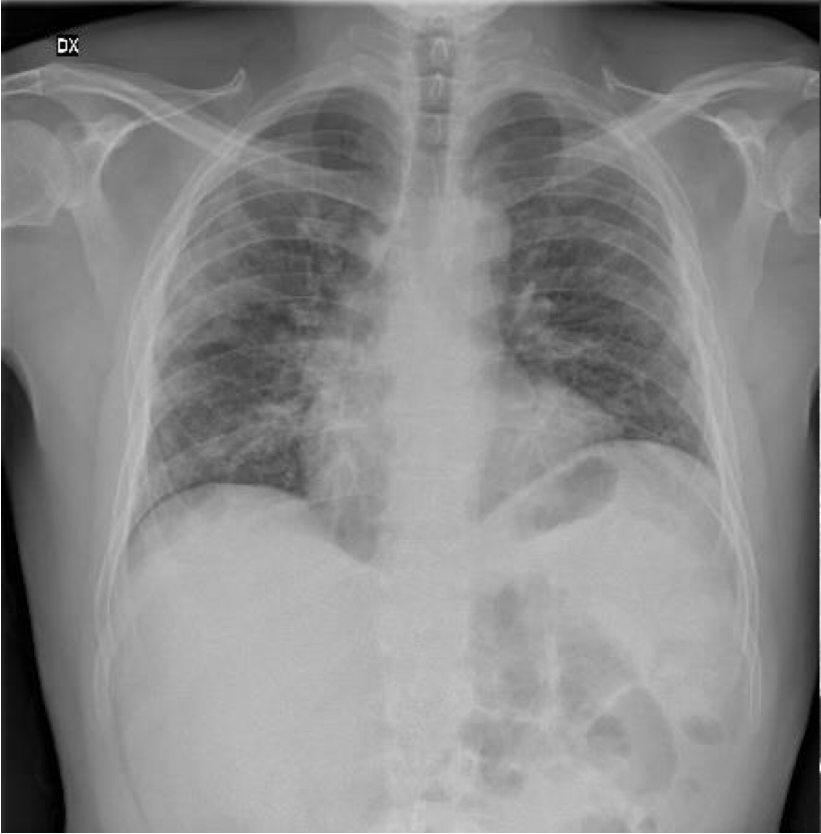
#> input picture Example_images/1312A392-67A3-4EBF-9319-810CF6DA5EF6.jpeg, 1641 x 1668 px, found by its file name (shown at 1/2 size)
$ jupyter execute --allow-errors Decision_Visualization_GradCAM_LRP_ResNet18.ipynb   (older library calls are emulated)
#> lines starting #> are read from the running program, lines starting #| are printed output that depends on the picture
[cell 1]
#!/usr/bin/env python
# coding: utf-8

import matplotlib.pyplot as plt
plt.rcParams['figure.figsize'] = 10,10

from scipy.ndimage.interpolation import zoom
import ResNet
import gradcamutils
import numpy as np
import os
from PIL import Image
import innvestigate

[cell 2]
# use this environment flag to change which GPU to use
os.environ["CUDA_VISIBLE_DEVICES"]= "-1"  # specify which GPU(s) to be used

[cell 3]
def createOrRestoreModel():
    resnet = ResNet.ResNet18((224,224,3),4, False)

    resnet.summary()
    resnet.load_weights("ResNet18_COVID19.h5") #load weights

    model = resnet

    return model

[cell 4]
def readTestImage(img_path):
    img = Image.open(img_path) #open image you want to visualize "1238_R.png"
#> img is the input picture: PIL image 1641x1668 RGB; min 0, max 255, mean 135.3

    img = np.array(img.resize((224,224), Image.ANTIALIAS))
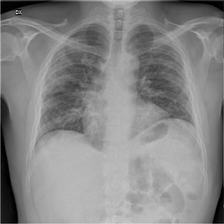
#> img: shape (224, 224, 3); min 0, max 217, mean 135.1
    imgArr = img.reshape(1,224,224,3)#open image you want to visualize
    imgNormalized = imgArr / 255.

    return img, imgArr, imgNormalized

[cell 5]
img_path = "/images/1312A392-67A3-4EBF-9319-810CF6DA5EF6.jpeg"
img, imgArr, imgNormalized = readTestImage(img_path)

[cell 6]
imgNormalized.shape
#> Out = (1, 224, 224, 3)


$ run again, with Example_images/01E392EE-69F9-4E33-BFCE-E5C968654078-1920x1431.jpeg copied over Example_images/1312A392-67A3-4EBF-9319-810CF6DA5EF6.jpeg
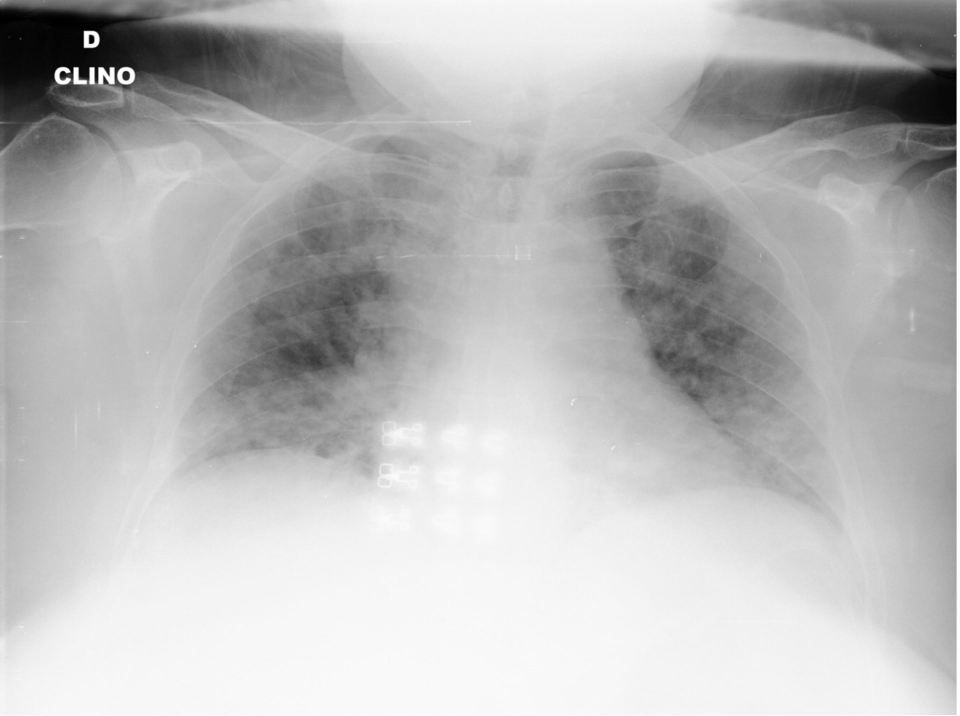
#> input picture Example_images/01E392EE-69F9-4E33-BFCE-E5C968654078-1920x1431.jpeg, 1920 x 1431 px, found by its file name (shown at 1/2 size)
#> in readTestImage, img is the input picture: PIL image 1920x1431 RGB; min 0, max 255, mean 186.3
#> in readTestImage, `img = np.array(img.resize((224,224), Image.ANTIALIAS))`:
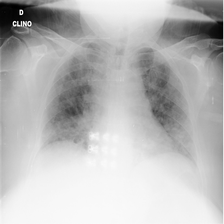
#> img: shape (224, 224, 3); min 0, max 255, mean 186.3

$ run again, with Example_images/0cc8ac00ad4d2c3e8ea3ed4a9c776a_jumbo.jpeg copied over Example_images/1312A392-67A3-4EBF-9319-810CF6DA5EF6.jpeg
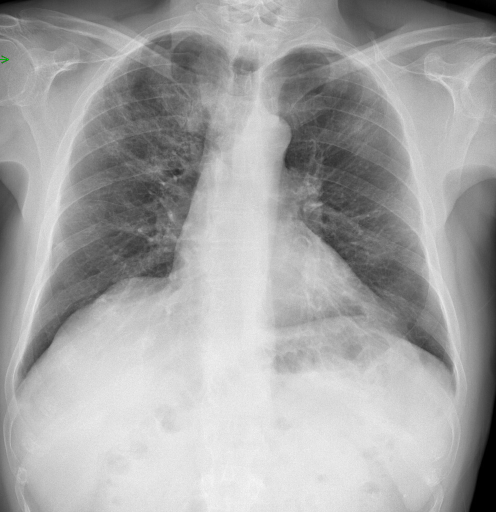
#> input picture Example_images/0cc8ac00ad4d2c3e8ea3ed4a9c776a_jumbo.jpeg, 992 x 1024 px, found by its file name (shown at 1/2 size)
#> in readTestImage, img is the input picture: PIL image 992x1024 RGB; mean R, G, B 164.7, 164.7, 164.7
#> in readTestImage, `img = np.array(img.resize((224,224), Image.ANTIALIAS))`:
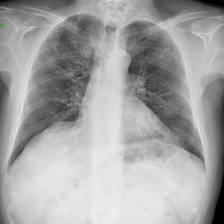
#> img: shape (224, 224, 3); mean R, G, B 164.7, 164.7, 164.7

$ run again, with Example_images/11368d1bfb309b273d60a7138dae35_jumbo.jpeg copied over Example_images/1312A392-67A3-4EBF-9319-810CF6DA5EF6.jpeg
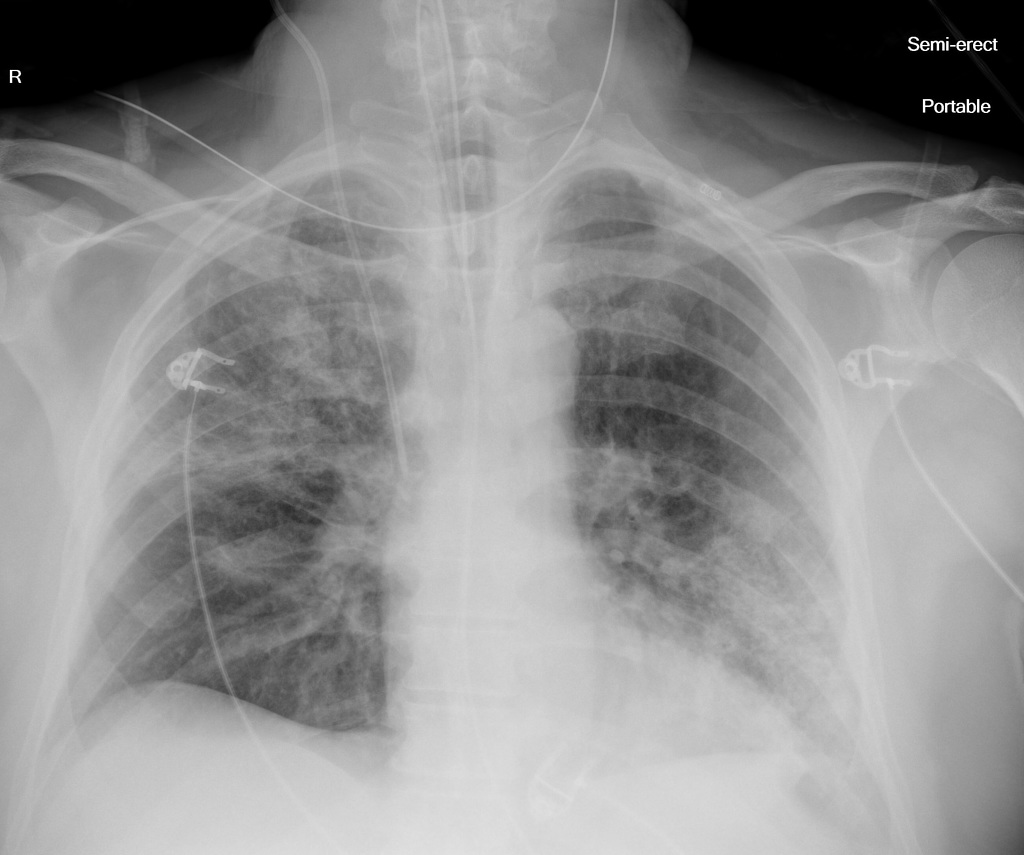
#> input picture Example_images/11368d1bfb309b273d60a7138dae35_jumbo.jpeg, 1024 x 855 px, found by its file name
#> in readTestImage, img is the input picture: PIL image 1024x855 L; min 0, max 255, mean 146
#> in readTestImage, `img = np.array(img.resize((224,224), Image.ANTIALIAS))`:
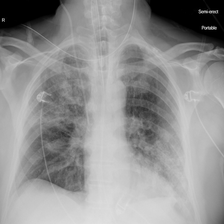
#> img: shape (224, 224); min 0, max 224, mean 146
